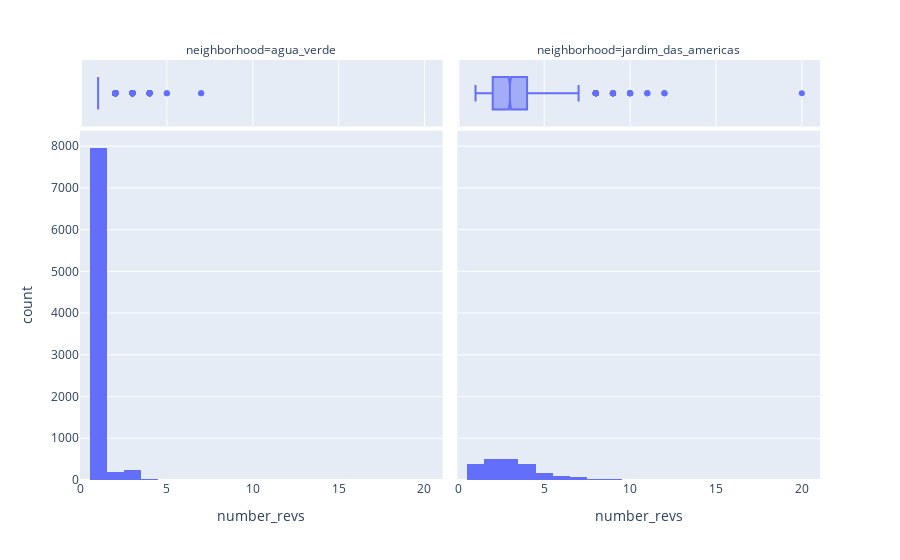

Source (notebook cell):
### Code cell
px.histogram(gdf,x='number_revs',facet_col='neighborhood',marginal='box')

### Figure 1 — Plotly figure (JSON) as saved in the notebook; plotly's stock layout.template omitted (floating-point values rounded to 4 significant figures; data arrays with more than 128 entries replaced by an {"elided": "..."} marker saying what was removed)
{"data": [{"alignmentgroup": "True", "bingroup": "x", "hovertemplate": "neighborhood=agua_verde<br>number_revs=%{x}<br>count=%{y}<extra></extra>", "legendgroup": "", "marker": {"color": "#636efa", "pattern": {"shape": ""}}, "name": "", "offsetgroup": "", "orientation": "v", "showlegend": false, "type": "histogram", "x": {"elided": "8403 int values"}, "xaxis": "x", "yaxis": "y"}, {"alignmentgroup": "True", "hovertemplate": "neighborhood=agua_verde<br>number_revs=%{x}<extra></extra>", "legendgroup": "", "marker": {"color": "#636efa"}, "name": "", "notched": true, "offsetgroup": "", "showlegend": false, "type": "box", "x": {"elided": "8403 int values"}, "xaxis": "x3", "yaxis": "y3"}, {"alignmentgroup": "True", "bingroup": "x", "hovertemplate": "neighborhood=jardim_das_americas<br>number_revs=%{x}<br>count=%{y}<extra></extra>", "legendgroup": "", "marker": {"color": "#636efa", "pattern": {"shape": ""}}, "name": "", "offsetgroup": "", "orientation": "v", "showlegend": false, "type": "histogram", "x": {"elided": "2161 int values"}, "xaxis": "x2", "yaxis": "y2"}, {"alignmentgroup": "True", "hovertemplate": "neighborhood=jardim_das_americas<br>number_revs=%{x}<extra></extra>", "legendgroup": "", "marker": {"color": "#636efa"}, "name": "", "notched": true, "offsetgroup": "", "showlegend": false, "type": "box", "x": {"elided": "2161 int values"}, "xaxis": "x4", "yaxis": "y4"}], "layout": {"annotations": [{"font": {}, "showarrow": false, "text": "neighborhood=agua_verde", "x": 0.245, "xanchor": "center", "xref": "paper", "y": 1, "yanchor": "bottom", "yref": "paper"}, {"font": {}, "showarrow": false, "text": "neighborhood=jardim_das_americas", "x": 0.755, "xanchor": "center", "xref": "paper", "y": 1, "yanchor": "bottom", "yref": "paper"}], "barmode": "relative", "legend": {"tracegroupgap": 0}, "margin": {"t": 60}, "xaxis": {"anchor": "y", "domain": [0, 0.49], "title": {"text": "number_revs"}}, "xaxis2": {"anchor": "y2", "domain": [0.51, 1], "matches": "x", "title": {"text": "number_revs"}}, "xaxis3": {"anchor": "y3", "domain": [0, 0.49], "matches": "x", "showgrid": true, "showticklabels": false}, "xaxis4": {"anchor": "y4", "domain": [0.51, 1], "matches": "x", "showgrid": true, "showticklabels": false}, "yaxis": {"anchor": "x", "domain": [0, 0.8316], "title": {"text": "count"}}, "yaxis2": {"anchor": "x2", "domain": [0, 0.8316], "matches": "y", "showticklabels": false}, "yaxis3": {"anchor": "x3", "domain": [0.8416, 1], "matches": "y3", "showgrid": false, "showline": false, "showticklabels": false, "ticks": ""}, "yaxis4": {"anchor": "x4", "domain": [0.8416, 1], "matches": "y3", "showgrid": false, "showline": false, "showticklabels": false, "ticks": ""}}}
